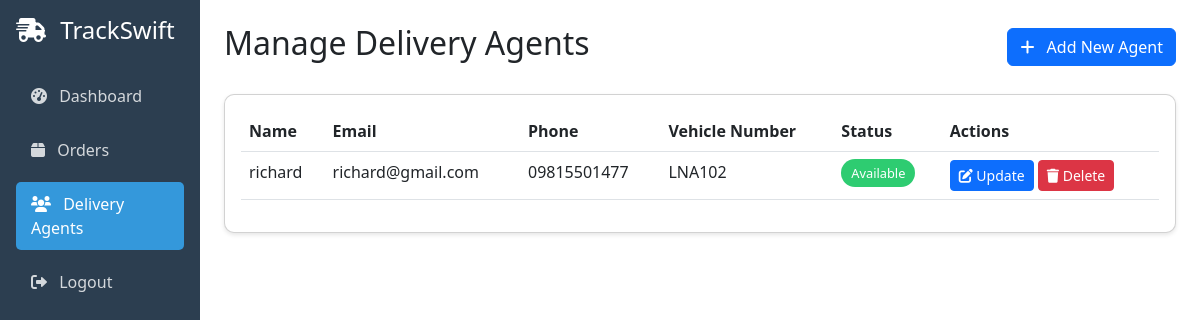
The page /admin_agents.php (signed in) on the database its author committed.
### tables this page shows
CREATE TABLE `delivery_agents` (
  `id` int(11) NOT NULL,
  `name` varchar(100) NOT NULL,
  `email` varchar(100) NOT NULL,
  `phone` varchar(20) NOT NULL,
  `vehicle_number` varchar(20) DEFAULT NULL,
  `status` enum('available','busy','offline') NOT NULL DEFAULT 'available',
  `created_at` timestamp NOT NULL DEFAULT current_timestamp()
);

### admin_agents.php (the view, shortened to what this page needs)
<?php
require_once "database.php";
$agentsQuery = "SELECT * FROM delivery_agents ORDER BY name ASC";
$agentsResult = mysqli_query($conn, $agentsQuery);
?>
<!DOCTYPE html>
<html lang="en">
<head>
    <link href="https://cdn.jsdelivr.net/npm/bootstrap@5.3.0/dist/css/bootstrap.min.css" rel="stylesheet">
    <link href="https://cdnjs.cloudflare.com/ajax/libs/font-awesome/6.0.0/css/all.min.css" rel="stylesheet">
</head>
<body>
    <div class="container-fluid">
        <div class="row">
            <div class="col-md-3 col-lg-2 px-0 sidebar">
                <div class="p-3">
                    <h4 class="mb-4">
                        <i class="fas fa-truck-fast me-2"></i>
                        TrackSwift
                    </h4>
                    <ul class="nav flex-column">
                        <li class="nav-item">
                            <a class="nav-link" href="admin.php">
                                <i class="fas fa-tachometer-alt me-2"></i> Dashboard
                            </a>
                        </li>
                        <li class="nav-item">
                            <a class="nav-link" href="admin_orders.php">
                                <i class="fas fa-box me-2"></i> Orders
                            </a>
                        </li>
                        <li class="nav-item">
                            <a class="nav-link active" href="admin_agents.php">
                                <i class="fas fa-users me-2"></i> Delivery Agents
                            </a>
                        </li>
                        <li class="nav-item">
                            <a class="nav-link" href="logout.php">
                                <i class="fas fa-sign-out-alt me-2"></i> Logout
                            </a>
                        </li>
                    </ul>
                </div>
            </div>
            <div class="col-md-9 col-lg-10 p-4">
                <div class="d-flex justify-content-between align-items-center mb-4">
                    <h2>Manage Delivery Agents</h2>
                    <button type="button" class="btn btn-primary" data-bs-toggle="modal" data-bs-target="#addAgentModal">
                        <i class="fas fa-plus me-2"></i> Add New Agent
                    </button>
                </div>
                <div class="card">
                    <div class="card-body">
                        <div class="table-responsive">
                            <table class="table table-hover">
                                <thead>
                                    <tr>
                                        <th>Name</th>
                                        <th>Email</th>
                                        <th>Phone</th>
                                        <th>Vehicle Number</th>
                                        <th>Status</th>
                                        <th>Actions</th>
                                    </tr>
                                </thead>
                                <tbody>
                                    <?php while ($agent = mysqli_fetch_assoc($agentsResult)): ?>
                                    <tr>
                                        <td><?php echo htmlspecialchars($agent['name']); ?></td>
                                        <td><?php echo htmlspecialchars($agent['email']); ?></td>
                                        <td><?php echo htmlspecialchars($agent['phone']); ?></td>
                                        <td><?php echo htmlspecialchars($agent['vehicle_number']); ?></td>
                                        <td>
                                            <span class="status-badge status-<?php echo $agent['status']; ?>">
                                                <?php echo ucfirst($agent['status']); ?>
                                            </span>
                                        </td>
                                        <td>
                                            <button class="btn btn-sm btn-primary" onclick="updateStatus('<?php echo $agent['id']; ?>')">
                                                <i class="fas fa-edit"></i> Update
                                            </button>
                                            <a href="admin_agents.php?delete=1&agent_id=<?php echo $agent['id']; ?>"
                                               class="btn btn-sm btn-danger"
                                               onclick="return confirm('Are you sure you want to delete this agent?')">
                                                <i class="fas fa-trash"></i> Delete
                                            </a>
                                        </td>
                                    </tr>
                                    <?php endwhile; ?>
                                </tbody>
                            </table>
                        </div>
                    </div>
                </div>
            </div>
        </div>
    </div>
</body>
</html>

### admin_agents.php (style rules this page uses)
.sidebar { min-height: 100vh; background-color: #2c3e50; color: white; }
.sidebar .nav-link { color: rgba(255, 255, 255, 0.8); padding: 10px 15px; margin: 5px 0; border-radius: 5px; }
.sidebar .nav-link.active { background-color: #3498db; color: white; }
.status-badge { padding: 5px 10px; border-radius: 15px; font-size: 0.8rem; }
.status-available { background-color: #2ecc71; color: white; }
.card { border-radius: 10px; box-shadow: 0 2px 4px rgba(0, 0, 0, 0.1); }

### rows shown on the page
delivery_agents: name "richard", email "richard@gmail.com", phone "09815501477", vehicle_number "LNA102", status "Available"
